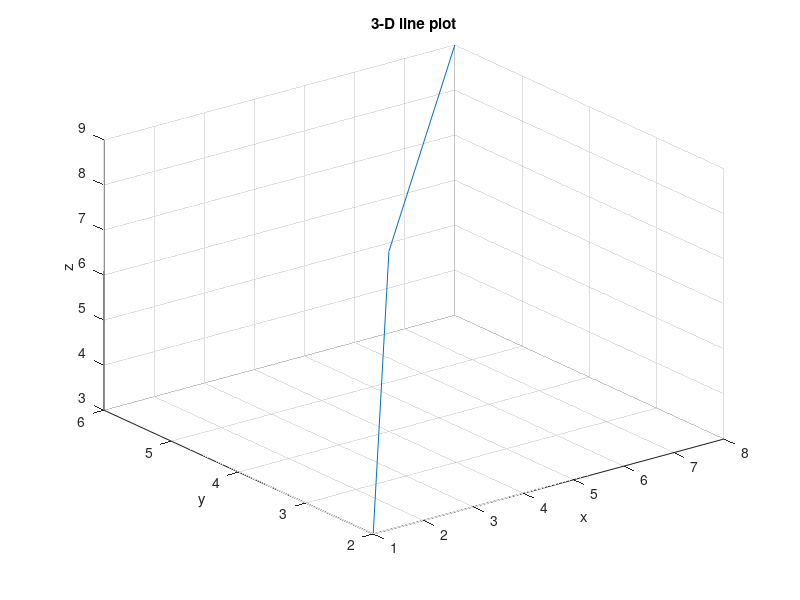

Write MATLAB code to recreate this figure.
x = [1 4 8];
y = [2 4 6];
z = [3 7 9];
plot3(x,y,z);
grid on 
xlabel('x');
ylabel('y');
zlabel('z');
title('3-D line plot');